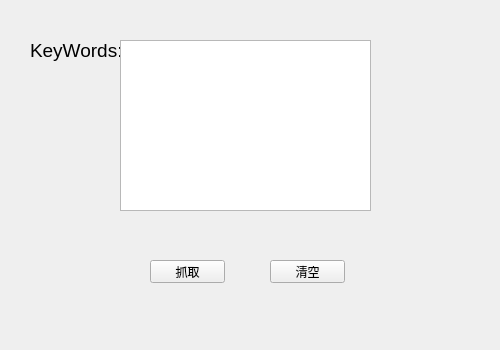
<?xml version="1.0" encoding="UTF-8"?>
<ui version="4.0">
 <class>Form</class>
 <widget class="QWidget" name="Form">
  <property name="geometry">
   <rect>
    <x>0</x>
    <y>0</y>
    <width>500</width>
    <height>350</height>
   </rect>
  </property>
  <property name="windowTitle">
   <string>BaiDuSpider</string>
  </property>
  <property name="windowIcon">
   <iconset>
    <normaloff>web.png</normaloff>web.png</iconset>
  </property>
  <property name="autoFillBackground">
   <bool>false</bool>
  </property>
  <widget class="QLabel" name="label">
   <property name="geometry">
    <rect>
     <x>30</x>
     <y>40</y>
     <width>101</width>
     <height>21</height>
    </rect>
   </property>
   <property name="font">
    <font>
     <pointsize>14</pointsize>
    </font>
   </property>
   <property name="text">
    <string>KeyWords:</string>
   </property>
  </widget>
  <widget class="QTextEdit" name="textEdit">
   <property name="geometry">
    <rect>
     <x>120</x>
     <y>40</y>
     <width>251</width>
     <height>171</height>
    </rect>
   </property>
  </widget>
  <widget class="QPushButton" name="pushButton">
   <property name="geometry">
    <rect>
     <x>150</x>
     <y>260</y>
     <width>75</width>
     <height>23</height>
    </rect>
   </property>
   <property name="text">
    <string>抓取</string>
   </property>
  </widget>
  <widget class="QPushButton" name="pushButton_2">
   <property name="geometry">
    <rect>
     <x>270</x>
     <y>260</y>
     <width>75</width>
     <height>23</height>
    </rect>
   </property>
   <property name="text">
    <string>清空</string>
   </property>
  </widget>
 </widget>
 <resources/>
 <connections>
  <connection>
   <sender>pushButton</sender>
   <signal>clicked()</signal>
   <receiver>textEdit</receiver>
   <slot>copy()</slot>
   <hints>
    <hint type="sourcelabel">
     <x>185</x>
     <y>267</y>
    </hint>
    <hint type="destinationlabel">
     <x>198</x>
     <y>187</y>
    </hint>
   </hints>
  </connection>
 </connections>
</ui>
